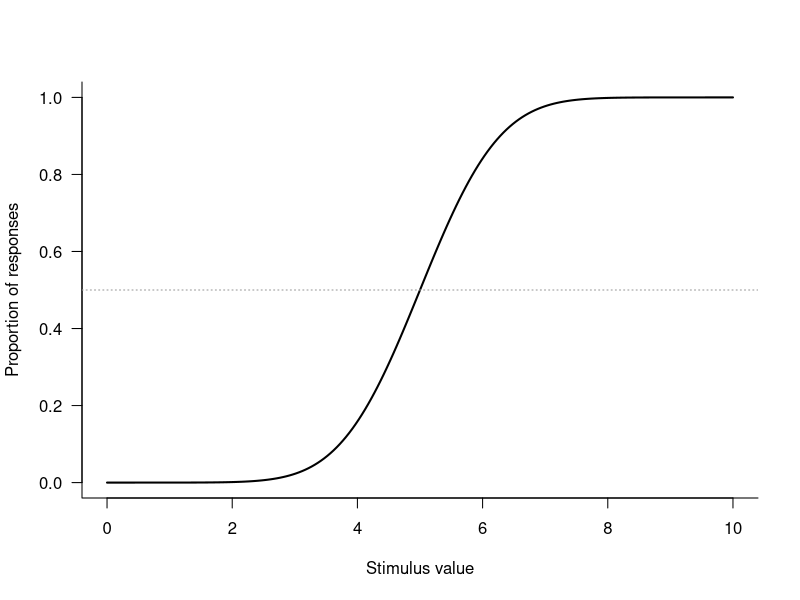

Reproduce this figure in R.
## ---- chunk 1
#| label: fig-q3b
#| fig-width: 6
#| fig-height: 4.2
#| out-width: "55%"
#| fig-cap: "Stand-alone caption describing the expected result and what it shows."
x <- seq(0, 10, length.out = 200)
plot(x, pnorm(x, 5, 1), type = "l", lwd = 2, las = 1, bty = "l",
     xlab = "Stimulus value", ylab = "Proportion of responses")
abline(h = 0.5, lty = 3, col = "gray60")
